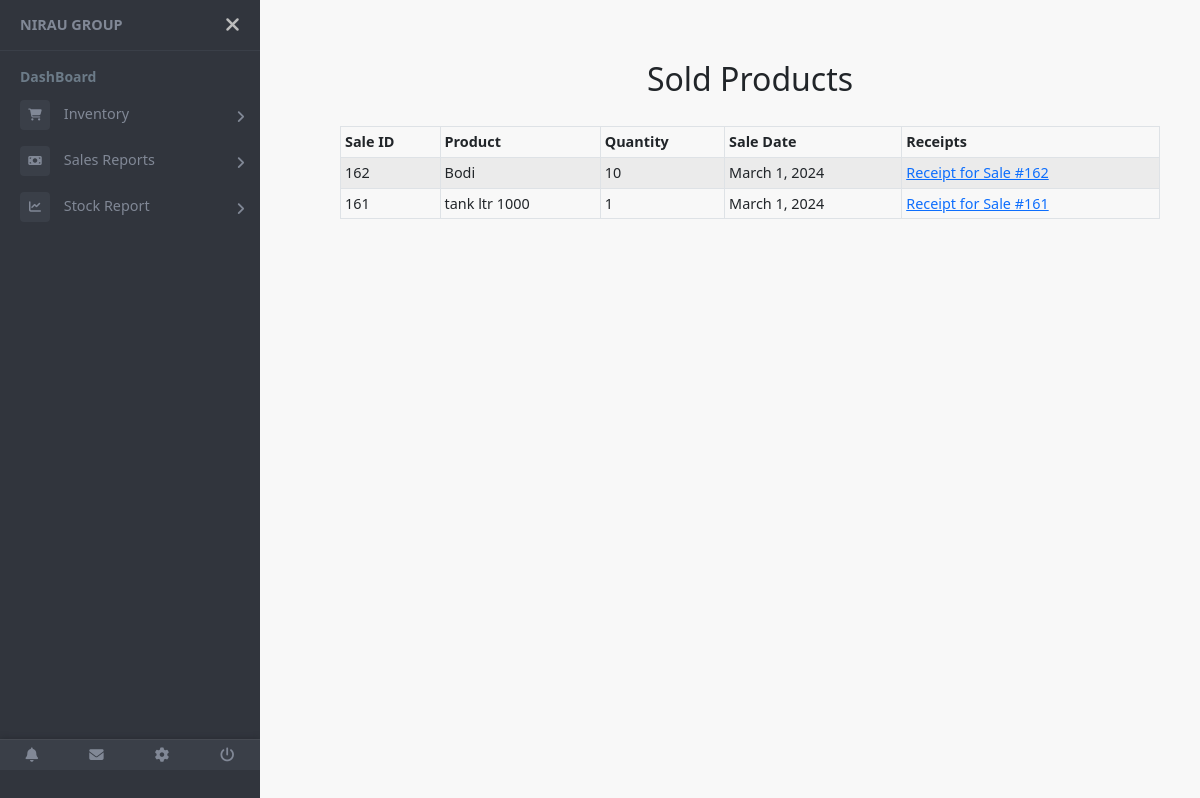
/sold_products/ (signed in), run on the app's committed database.
### store/models.py (models this page shows, shortened)
class Sale(models.Model):
    store = models.ForeignKey(Store, on_delete=models.CASCADE, null=True)
    product = models.ForeignKey(Product, on_delete=models.CASCADE)
    quantity = models.PositiveIntegerField(default=1)
    sale_date = models.DateField(auto_now_add=True)
    class Meta:
        ordering = ('-sale_date',)

class Product(models.Model):
    store = models.ForeignKey(Store, on_delete=models.CASCADE, null=True)
    name = models.CharField(max_length=255)
    inventory_quantity = models.PositiveIntegerField()
    standard_price = models.DecimalField(max_digits=10, decimal_places=2)
    current_cost = models.DecimalField(max_digits=10, decimal_places=2)
    reorder_point = models.PositiveIntegerField()

### store/views.py (the view)
# urls.py: path('sold_products/', views.sold_products, name='sold_products'),
@login_required(login_url='login')
def sold_products(request):
    user_store = request.user.store  # Assuming user is associated with a store through user.store
    sales = Sale.objects.filter(product__store=user_store).order_by('-id')
    return render(request, 'sales/sold_products.html', {'sales': sales})

### store/templates/sales/sold_products.html
{% extends 'base.html' %}
{% load humanize %}
{% block content %}
    <h2 class="text-center">Sold Products</h2>
<div class="container">
    <table class="table table-sm table-striped table-bordered">
        <thead>
            <tr>
                <th>Sale ID</th>
                <th>Product</th>
                <th>Quantity</th>
                <th>Sale Date</th>
                <th>Receipts</th>
            </tr>
        </thead>
        <tbody>
            {% for sale in sales %}
                <tr>
                    <td>{{ sale.id }}</td>
                    <td>{{ sale.product.name }}</td>
                    <td>{{ sale.quantity }}</td>
                    <td>{{ sale.sale_date }}</td>
                    <td>
                        <a href="{% url 'download_receipt' sale.id %}" target="_blank">
                            Receipt for Sale #{{ sale.id }}
                        </a>
                    </td>
                </tr>
            {% endfor %}
        </tbody>
    </table>
</div>
{% endblock %}

### store/store/templates/base.html (style rules this page uses)
body { font-size: 0.9rem; background-color: #f8f8f8; }
.page-wrapper .page-content > div { padding: 20px 40px; }

### data on the page
Sale: id "162", product.name "Bodi", quantity "10", sale_date "March 1, 2024"
Sale: id "161", product.name "tank ltr 1000", quantity "1", sale_date "March 1, 2024"
